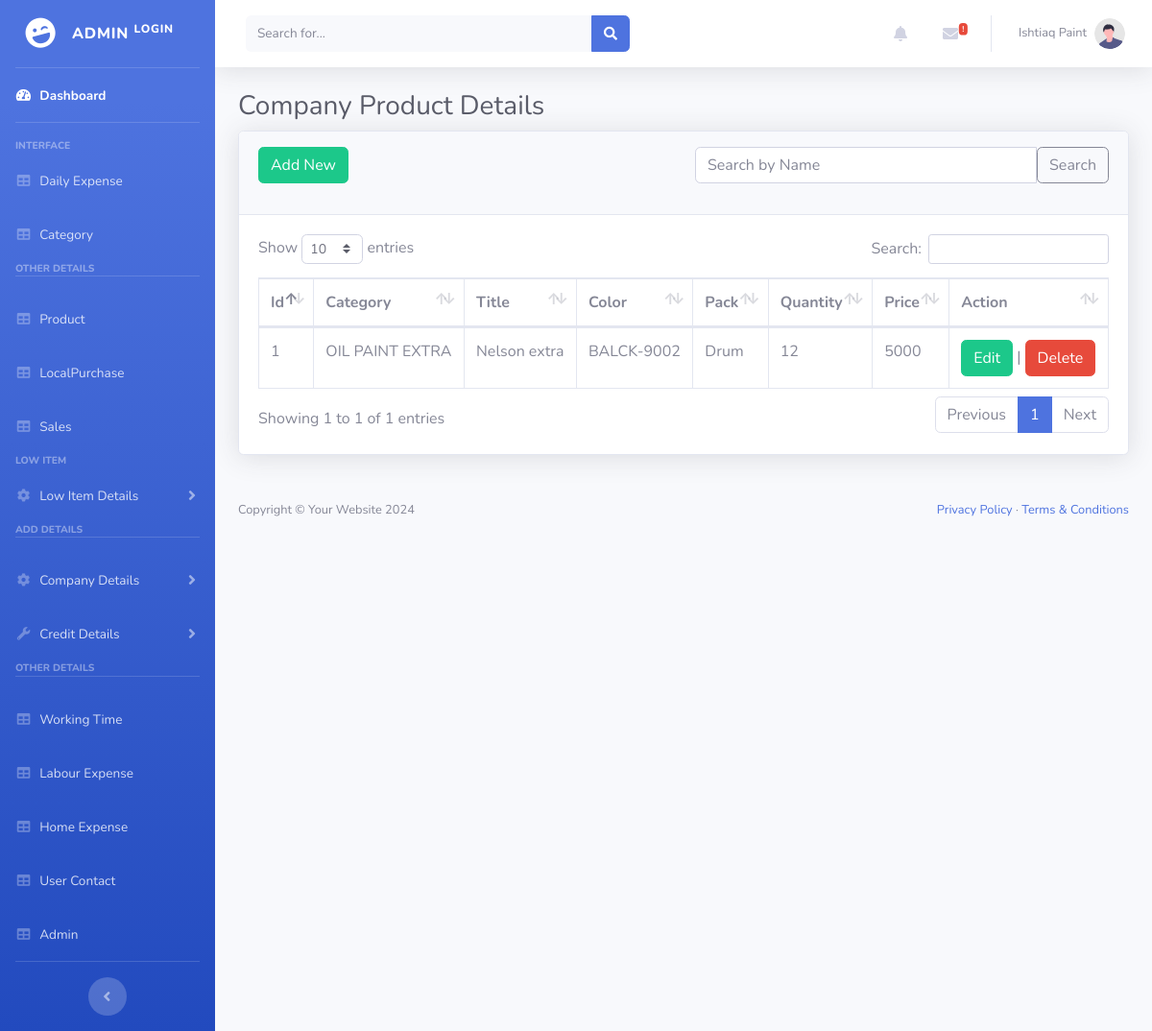
Page /admin/CompanyProduct.php (signed in) on the committed database.
### tables this page shows
CREATE TABLE `companyproduct` (
  `id` int(100) NOT NULL,
  `cate_id` int(11) NOT NULL,
  `title` varchar(255) NOT NULL,
  `color` varchar(255) NOT NULL,
  `pack` varchar(255) NOT NULL,
  `quantity` varchar(255) NOT NULL,
  `price` int(255) NOT NULL
);

CREATE TABLE `categories` (
  `cate_id` int(11) NOT NULL,
  `cate_name` varchar(200) NOT NULL
);

### admin/CompanyProduct.php (the view, shortened to what this page needs)
<?php
$searchTerm = isset($_GET['search']) ? $_GET['search'] : '';
?>
<!DOCTYPE html>
<html lang="en">
<head>
    <link href="vendor/fontawesome-free/css/all.min.css" rel="stylesheet" type="text/css">
    <link href="css/sb-admin-2.min.css" rel="stylesheet">
    <link href="vendor/datatables/dataTables.bootstrap4.min.css" rel="stylesheet">
</head>
<body id="page-top">
<?php include_once("Header.php"); ?>
<div id="wrapper">
    <div id="content-wrapper" class="d-flex flex-column">
        <div id="content">
            <div class="container-fluid">
                <h1 class="h3 mb-2 text-gray-800">Company Product Details</h1>
                <div class="card shadow mb-4">
                    <div class="card-header py-3">
                        <div class="row">
                            <div class="col-md-6">
                                <a href="CompanyProductAdd.php" class="btn btn-success">Add New</a>
                            </div>
                            <div class="col-md-6">
                                <form method="GET" action="">
                                    <div class="input-group mb-3">
                                        <input type="text" class="form-control" placeholder="Search by Name" name="search" value="<?= htmlspecialchars($searchTerm); ?>" id="searchInput" onkeyup="myFunction()">
                                        <button class="btn btn-outline-secondary" type="submit">Search</button>
                                    </div>
                                </form>
                            </div>
                        </div>
                    </div>
                    <div class="card-body">
                        <div class="table-responsive">
                            <table class="table table-bordered" id="dataTable" width="100%" cellspacing="0">
                                <thead>
                                    <tr>
                                    <th>Id</th>
                                <th>Category</th>
                                <th>Title</th>
                                <th>Color</th>
                                <th>Pack</th>
                                <th>Quantity</th>
                                <th>Price</th>
                                        <th>Action</th>
                                    </tr>
                                </thead>
                                <tbody>
                            <?php
                            include_once("DatabaseConn.php");
                            $query = "SELECT * FROM `companyproduct`";
                            $result = mysqli_query($conn, $query);
                            if(mysqli_num_rows($result)){
                                while($row = mysqli_fetch_array($result)){
                                    $cat_id = $row[1];
                                    $cat_nameQ = "SELECT * FROM `categories` where cate_id = $cat_id";
                                    $cat_name = mysqli_query($conn,$cat_nameQ);
                                    $fetch_cat_name = mysqli_fetch_assoc($cat_name);
                            ?>
                            <tr>
                                <td><?php echo $row[0];?></td>
                                <td><?php echo $fetch_cat_name['cate_name'];?></td>
                                <td><?php echo $row[2];?></td>
                                <td><?php echo $row[3];?></td>
                                <td><?php echo $row[4];?></td>
                                <td><?php echo $row[5];?></td>
                                <td><?php echo $row[6];?></td>
                                <td><a href="CompanyProductEdit.php?id=<?=$row['id']?>" class="btn btn-success" >Edit</a> | <a href="CompanyProductDelete.php?id=<?=$row['id']?>" class="btn btn-danger">Delete</a></td>
                            </tr>
                            <?php
                                }
                            }
                            ?>
                                </tbody>
                            </table>
                        </div>
                    </div>
                </div>
            </div>
        </div>
        <footer class="py-4 bg-light mt-auto">
            <div class="container-fluid px-4">
                <div class="d-flex align-items-center justify-content-between small">
                    <div class="text-muted">Copyright &copy; Your Website <?= date("Y") ?></div>
                    <div>
                        <a href="#">Privacy Policy</a>
                        &middot;
                        <a href="#">Terms &amp; Conditions</a>
                    </div>
                </div>
            </div>
        </footer>
    </div>
</div>
</body>
</html>

### rows in the picture
companyproduct: id "1", cate.cate_name "OIL PAINT EXTRA", title "Nelson extra", color "BALCK-9002", pack "Drum", quantity "12", price "5000"
